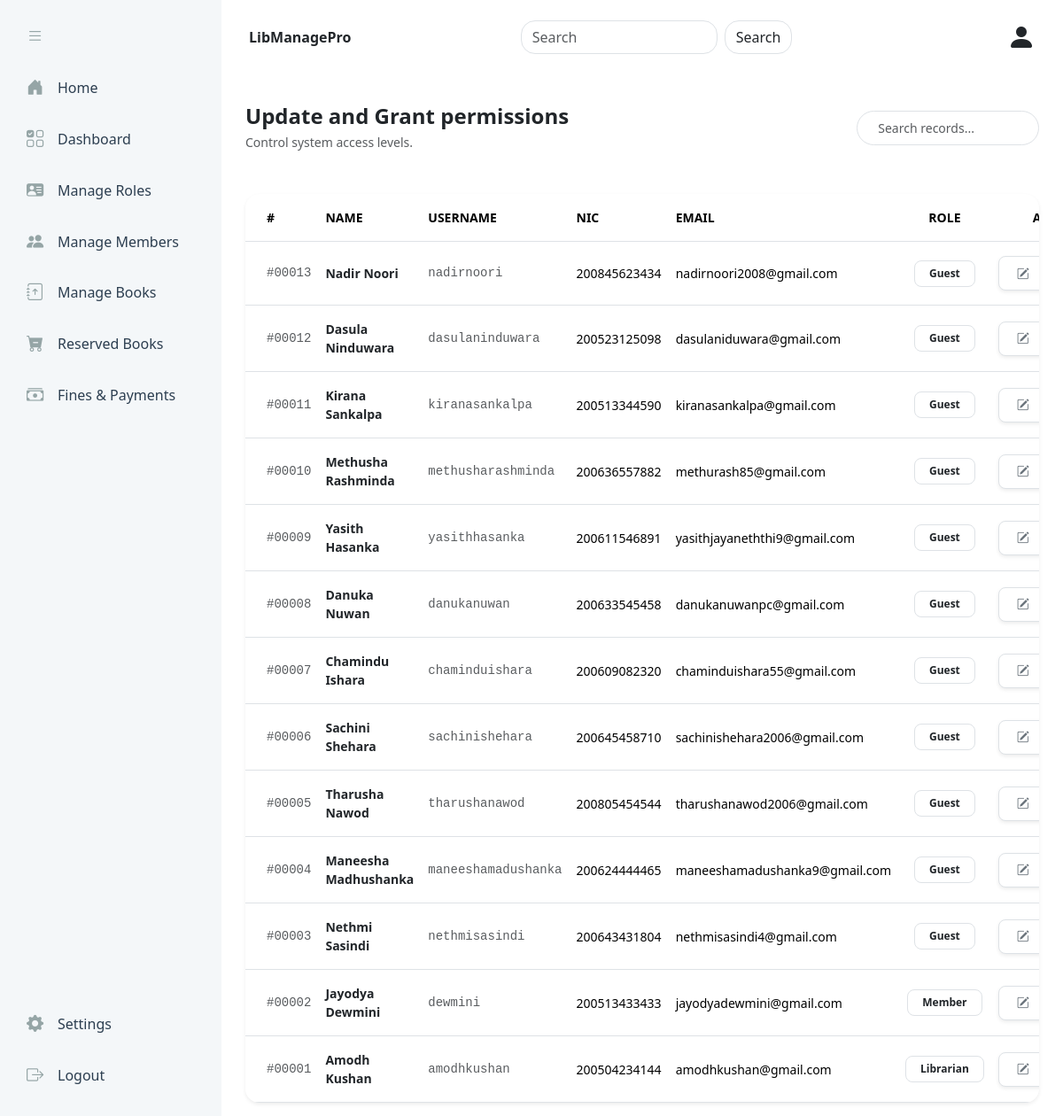
The app's page /src/Views/rollpromotion.php (signed in) with its own data.
### tables this page shows
CREATE TABLE `user` (
  `id` int(4) NOT NULL,
  `username` varchar(45) NOT NULL,
  `password` varchar(12) NOT NULL,
  `name` varchar(45) NOT NULL,
  `nic` varchar(12) NOT NULL,
  `email` varchar(45) NOT NULL,
  `roleid` int(1) NOT NULL,
  `profilepic` mediumblob DEFAULT NULL,
  PRIMARY KEY (`id`),
  UNIQUE KEY `nic_UNIQUE` (`nic`),
  KEY `roleid` (`roleid`),
  CONSTRAINT `roleid` FOREIGN KEY (`roleid`) REFERENCES `role` (`roleid`) ON DELETE NO ACTION ON UPDATE NO ACTION
);

CREATE TABLE `role` (
  `roleid` int(1) NOT NULL,
  `role` varchar(10) NOT NULL,
  PRIMARY KEY (`roleid`)
);

### src/Controllers/RollPromotionController.php (called while the page is built, shortened)
<?php
require_once '../Models/RollPromotionModel.php';
class RollPromotionController
{
    private $rolePromotionModel;
    public function __construct()
    {
        $this->rolePromotionModel = new RollPromotionModel();
    }
    public function getAllUsers()
    {
        return $this->rolePromotionModel->getAllUsers();
    }
}
?>

### Config/DBConnection.php (called while the page is built, shortened)
<?php
class DBConnection
{
    private $server = "localhost";
    private $username = "root";
    private $password = "";
    private $database = "minilibrary";
    public function __construct()
    {
        try {
            $this->conn = new mysqli($this->server, $this->username, $this->password, $this->database);
        } catch (Exception $ex) {
            die("Connection is Failed !" . $ex->getMessage());
        }
    }
}

### src/Models/RollPromotionModel.php (called while the page is built, shortened)
<?php
require_once '../../Config/DBConnection.php';
class RollPromotionModel extends DBConnection
{
    public function getAllUsers()
    {
        $query = "SELECT u.id, u.username, u.name, u.nic, u.email, u.roleid, r.role
                  FROM user u LEFT JOIN role r ON u.roleid = r.roleid ORDER BY u.id DESC";
        $result = $this->conn->query($query);
        if ($result) {
            $users = [];
            while ($row = $result->fetch_assoc()) {
                $users[] = $row;
            }
            return $users;
        }
        return [];
    }
}
?>

### src/Views/rollpromotion.php (the view, shortened to what this page needs)
<?php
require_once '../Controllers/RollPromotionController.php';
$RollPromotionController = new RollPromotionController();
$users = $RollPromotionController->getAllUsers();
?>
<!DOCTYPE html>
<html lang="en">
<head>
    <link href="https://cdn.jsdelivr.net/npm/bootstrap@5.3.0/dist/css/bootstrap.min.css" rel="stylesheet">
    <link rel="stylesheet" href="https://cdn.jsdelivr.net/npm/bootstrap-icons@1.11.1/font/bootstrap-icons.css">
    <link rel="stylesheet" href="../../public/assets/css/rollpromotion.css">
</head>
<body>
    <?php include '../../src/Includes/navsidebar.php' ?>
    <div class="content d-flex flex-column flex-grow-1" id="main-content">
        <?php include '../Includes/navbar.php' ?>
        <div class="container-fluid mt-5">
            <div class="row mb-5 align-items-center">
                <div class="col">
                    <h4 class="fw-bold mb-1">Update and Grant permissions</h4>
                    <p class="text-muted small mb-0">Control system access levels.</p>
                </div>
                <div class="col-md-3 mt-3 mt-md-0">
                    <div class="input-group input-group-sm">
                        <input type="text" id="searchInput" class="form-control ps-3 py-2 ps-0 shadow-none border rounded-5 "
                            placeholder="  Search records...">
                    </div>
                </div>
            </div>
            <div class="card border-0 shadow-sm rounded-4 overflow-hidden">
                <div class="table-responsive">
                    <table class="table table-hover align-middle mb-0">
                        <thead class="bg-light-subtle border-bottom">
                            <tr class="text-muted small text-uppercase">
                                <th class="ps-4 py-3 fw-bold border-0" style="letter-spacing: 1px;">#</th>
                                <th class="py-3 fw-bold border-0">Name</th>
                                <th class="py-3 fw-bold border-0">Username</th>
                                <th class="py-3 fw-bold border-0">NIC</th>
                                <th class="py-3 fw-bold border-0">Email</th>
                                <th class="py-3 fw-bold border-0 text-center">Role</th>
                                <th class="pe-4 py-3 fw-bold border-0 text-end">Actions</th>
                            </tr>
                        </thead>
                        <tbody class="border-top-0" id="usersTableBody">
                            <?php if (!empty($users)): ?>
                                <?php foreach ($users as $user): ?>
                                    <tr data-user-id="<?php echo $user['id']; ?>">
                                        <td class="ps-4 py-3">
                                            <div class="text-muted small font-monospace">#<?php echo str_pad($user['id'], 5, '0', STR_PAD_LEFT); ?></div>
                                        </td>
                                        <td class="py-3">
                                            <div class="fw-bold text-dark small"><?php echo htmlspecialchars($user['name']); ?></div>
                                        </td>
                                        <td class="py-3">
                                            <div class="small text-muted font-monospace"><?php echo htmlspecialchars($user['username']); ?></div>
                                        </td>
                                        <td class="py-3">
                                            <div class="small"><?php echo htmlspecialchars($user['nic']); ?></div>
                                        </td>
                                        <td class="py-3">
                                            <div class="small"><?php echo htmlspecialchars($user['email']); ?></div>
                                        </td>
                                        <td class="py-3 text-center">
                                            <span class="badge bg-white text-dark border px-3 py-2 fw-semibold rounded-3 small">
                                                <?php echo htmlspecialchars($user['role'] ?? 'No Role'); ?>
                                            </span>
                                        </td>
                                        <td class="pe-4 py-3 text-end">
                                            <div class="btn-group border rounded-3 p-1 bg-white shadow-sm">
                                                <button class="btn btn-sm btn-white border-0 text-secondary px-3" title="Edit"
                                                    onclick="loadUserData(<?php echo $user['id']; ?>)">
                                                    <i class="bi bi-pencil-square"></i>
                                                </button>
                                            </div>
                                        </td>
                                    </tr>
                                <?php endforeach; ?>
                            <?php else: ?>
                                <tr>
                                    <td colspan="7" class="text-center py-4 text-muted">No users found</td>
                                </tr>
                            <?php endif; ?>
                        </tbody>
                    </table>
                </div>
            </div>
        </div>
</body>
</html>

### src/Includes/navsidebar.php (shortened to what this page needs)
<!DOCTYPE html>
<html lang="en">
<head>
    <link rel="stylesheet" href="../../public/assets/css/bootstrap.min.css">
    <link rel="stylesheet" href="../../public/assets/css/navsidebar.css">
    <link rel="stylesheet" href="https://cdn.jsdelivr.net/npm/bootstrap-icons@1.13.1/font/bootstrap-icons.min.css">
    <link rel="stylesheet" href="https://cdnjs.cloudflare.com/ajax/libs/font-awesome/6.0.0/css/all.min.css">
</head>
<body>
    <aside class="sidebar" id="sidebar">
        <?php if ($_SESSION['roleid'] = 1): ?>
            <ul class="nav-list d-flex flex-column">
                <li class="rounded-4" id="toggle-btn"><a href="#"><i class="bi bi-list"></i></a></li>
                <li class="rounded-4"><a href="../Views/home.php"><i class="bi bi-house-door-fill"></i><span class="sidebtn">Home</span></a></li>
                <li class="rounded-4"><a href="../Views/AdminDashboard.php"><i class="bi bi-ui-checks-grid"></i><span class="sidebtn">Dashboard</span></a></li>
                <li class="rounded-4"><a href="../Views/rollpromotion.php"><i class="bi bi-person-vcard-fill"></i><span class="sidebtn">Manage Roles</span></a></li>
                <li class="rounded-4"><a href="#"><i class="bi bi-people-fill"></i><span class="sidebtn">Manage Members</span></a></li>
                <li class="rounded-4"><a href="../Views/bookmanagement.php"><i class="bi bi-journal-arrow-up"></i><span class="sidebtn">Manage Books</span></a></li>
                <li class="rounded-4"><a href="../Views/MemberReservedbook.php"><i class="bi bi-cart-dash-fill"></i><span class="sidebtn">Reserved Books</span></a></li>
                <li class="rounded-4 align-items-start mb-auto"><a href="../Views/finesview.php"><i class="bi bi-cash-stack"></i><span class="sidebtn">Fines & Payments</span></a></li>
                <li class="rounded-4 align-items-end mt-auto"><a href="#"><i class="bi bi-gear-fill"></i><span class="sidebtn">Settings</span></a></li>
                <li class="rounded-4"><a href="../Controllers/logoutController.php"><i class="bi bi-box-arrow-right"></i><span class="sidebtn">Logout</span></a></li>
            </ul>
        <?php endif; ?>
    </aside>
</body>
</html>

### src/Includes/navbar.php (shortened to what this page needs)
<!DOCTYPE html>
<html lang="en">
<head>
</head>
<body>
    <nav class="navbar">
        <div class="nav-left col-lg-4 ms-3">
            <span class="brand fw-bold">LibManage<strong>Pro</strong></span>
        </div>
        <div class="col-lg-4 d-flex justify-content-center">
            <input class="form-control me-2 rounded-4" type="search" placeholder="Search" aria-label="Search">
            <button class="btn border rounded-4" type="submit" style="border: #26322E;">Search</button>
        </div>
        <div class="nav-right d-flex align-items-center gap-3 me-3 ms-auto">
            <div class="user-profile">
                <a href="../Views/profile.php" class="text-dark">
                    <h2 class="m-0"><i class="bi bi-person-fill"></i></h2>
                </a>
            </div>
        </div>
    </nav>
</body>
</html>

### public/assets/css/rollpromotion.css (style rules this page uses)
:root { --main: #34495E; --main-dark: #2C3E50; --main-light: #4E6A85; --bg: #F4F7F9; --card: #FFFFFF; --sidebar-bg: #2C3E50; --accent: #0891B2; --success: #6B8E61; --danger: #E74C3C; --text-light: #ecf0f1; --text-muted: #95a5a6; --border: #DCE4EC; --sidebar-width: 250px; --sidebar-collapsed: 70px; }

### public/assets/css/navsidebar.css (style rules this page uses)
:root { --main: #34495E; --main-dark: #2C3E50; --main-light: #4E6A85; --bg: #F4F7F9; --card: #FFFFFF; --sidebar-bg: #2C3E50; --accent: #0891B2; --success: #6B8E61; --danger: #E74C3C; --text-light: #ecf0f1; --text-muted: #95a5a6; --border: #DCE4EC; --sidebar-width: 250px; --sidebar-collapsed: 80px; }
body { display: flex; margin: 0; padding: 0; height: 100vh; width: 100vw; overflow: hidden; }
#toggle-btn { background: transparent; cursor: pointer; color: var(--main-dark); align-items: center; transition: color 0.5s; border: none; outline: none; }
.sidebar { width: var(--sidebar-width); background: var(--bg); height: 100vh; color: var(--main); position: relative; left: 0; transition: all 0.3s ease; overflow-x: hidden; z-index: 999; box-shadow: 0 15px 0px rgba(0, 0, 0, 0.2); }
.content { padding: 15px; transition: margin-left 0.3s ease; flex-grow: 1; width: 0; display: flex; flex-direction: column; overflow-y: auto; }
.navbar { background: var(--card); }
.nav-list { list-style: none; padding: 15px; margin: 0; height: 100%; }
.nav-list li { color: var(--main-dark); margin-bottom: 5px; transition: all 0.2s ease; }
.nav-list li a { display: flex; align-items: center; padding: 12px 15px; color: var(--text-muted); text-decoration: none; white-space: nowrap; border-radius: 12px; }
.nav-list li a i { min-width: 35px; font-size: 1.2rem; color: var(--text-muted); transition: color 0.3s ease, transform 0.5s ease; }
.sidebtn { color: var(--main-dark); transition: all 0.2s ease; }

### records on screen
user: id "00013", name "Nadir Noori", username "nadirnoori", nic "200845623434", email "nadirnoori2008@gmail.com", roleid.role "Guest"
user: id "00012", name "Dasula Ninduwara", username "dasulaninduwara", nic "200523125098", email "dasulaniduwara@gmail.com", roleid.role "Guest"
user: id "00011", name "Kirana Sankalpa", username "kiranasankalpa", nic "200513344590", email "kiranasankalpa@gmail.com", roleid.role "Guest"
user: id "00010", name "Methusha Rashminda", username "methusharashminda", nic "200636557882", email "methurash85@gmail.com", roleid.role "Guest"
user: id "00009", name "Yasith Hasanka", username "yasithhasanka", nic "200611546891", email "yasithjayaneththi9@gmail.com", roleid.role "Guest"
user: id "00008", name "Danuka Nuwan", username "danukanuwan", nic "200633545458", email "danukanuwanpc@gmail.com", roleid.role "Guest"
user: id "00007", name "Chamindu Ishara", username "chaminduishara", nic "200609082320", email "chaminduishara55@gmail.com", roleid.role "Guest"
user: id "00006", name "Sachini Shehara", username "sachinishehara", nic "200645458710", email "sachinishehara2006@gmail.com", roleid.role "Guest"
user: id "00005", name "Tharusha Nawod", username "tharushanawod", nic "200805454544", email "tharushanawod2006@gmail.com", roleid.role "Guest"
user: id "00004", name "Maneesha Madhushanka", username "maneeshamadushanka", nic "200624444465", email "maneeshamadushanka9@gmail.com", roleid.role "Guest"
user: id "00003", name "Nethmi Sasindi", username "nethmisasindi", nic "200643431804", email "nethmisasindi4@gmail.com", roleid.role "Guest"
user: id "00002", name "Jayodya Dewmini", username "dewmini", nic "200513433433", email "jayodyadewmini@gmail.com", roleid.role "Member"
user: id "00001", name "Amodh Kushan", username "amodhkushan", nic "200504234144", email "amodhkushan@gmail.com", roleid.role "Librarian"
